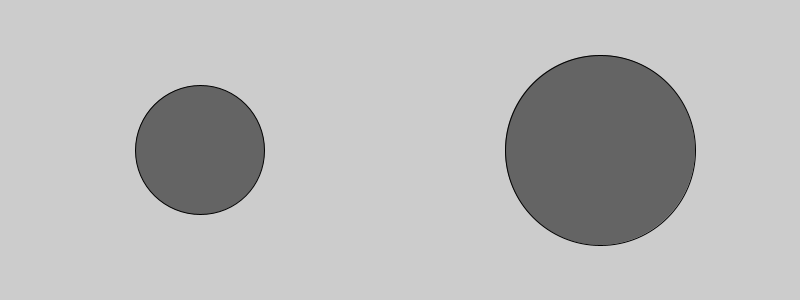
Frame 1 (no input)
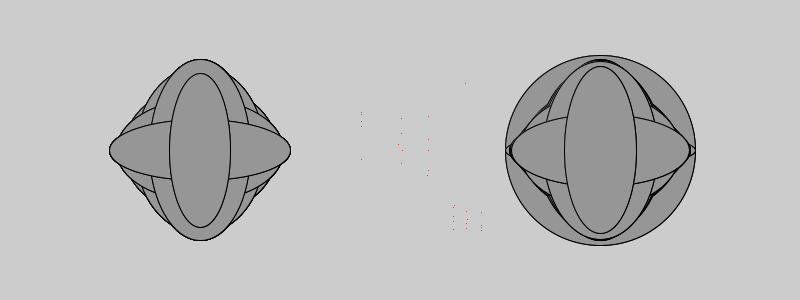
Frame 60 (the mouse pressed at the canvas centre just before this capture)
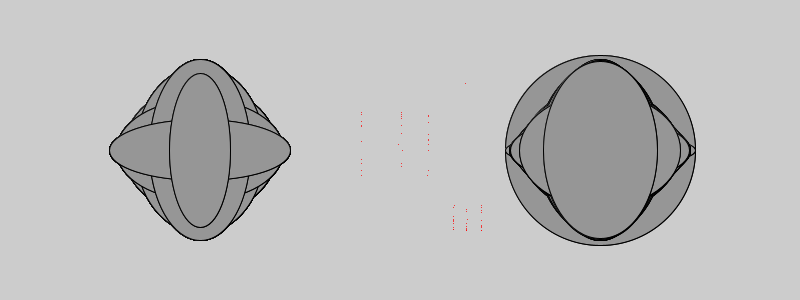
Frame 120 (the mouse held since frame 60 and released just before this capture)

The Processing sketch that drew these frames (run headless with seeded random() and noise(); from frame 60 on, the mouse is pressed at the canvas centre):

// Processing sketch: couple_sync1
// ── couple_sync1.pde
static float DefaultAlfa=0.25;

class singiel
{
  float x1,x2;
  float r;
  float alfa;
  
  singiel(float iX,float iR,float iAlfa)
  {
    x1=x2=iX;r=iR;alfa=iAlfa;
  }
  
  void next() //Bez pary
  {
    x1=x2;
    x2=x1*r*(1-x1);
  }
}

  void next4couple(singiel F,singiel S)
  {
    //Wpływ na X-y
    F.x2=F.x2*(1-F.alfa)+S.x2*F.alfa;
    S.x2=S.x2*(1-S.alfa)+F.x2*S.alfa;
    //Zmiana stanu
    F.next();
    S.next();
  }

singiel First,Second;

void setup()
{
  size(800,300);
  First=new singiel(random(1.0),3.5+random(0.5),DefaultAlfa);
  Second=new singiel(random(1.0),3.5+random(0.5),DefaultAlfa);
  ellipseMode(CENTER); //!!!
  println(First.x1+" "+First.r+" "+First.alfa);
  println(Second.x1+" "+Second.r+" "+Second.alfa);
}

int radius=200;int pos=radius;int counter=0;

void draw()
{
  point(pos,150);point(pos*3,150); //KONTROLA POZYCJI
  stroke(0);
  fill(100+counter*50);
  
  ellipse(pos  ,150,round(First.x1*radius),round(First.x2*radius));
  ellipse(pos*3,150,round(Second.x1*radius),round(Second.x2*radius));
  
  if(++counter==2) //co drugi raz
  { 
   First.next();
   Second.next();
   stroke(255,0,0);
   point(pos*1.5+pos*First.x2,150-radius/2+pos*Second.x2);
   counter=0;
  }
}
